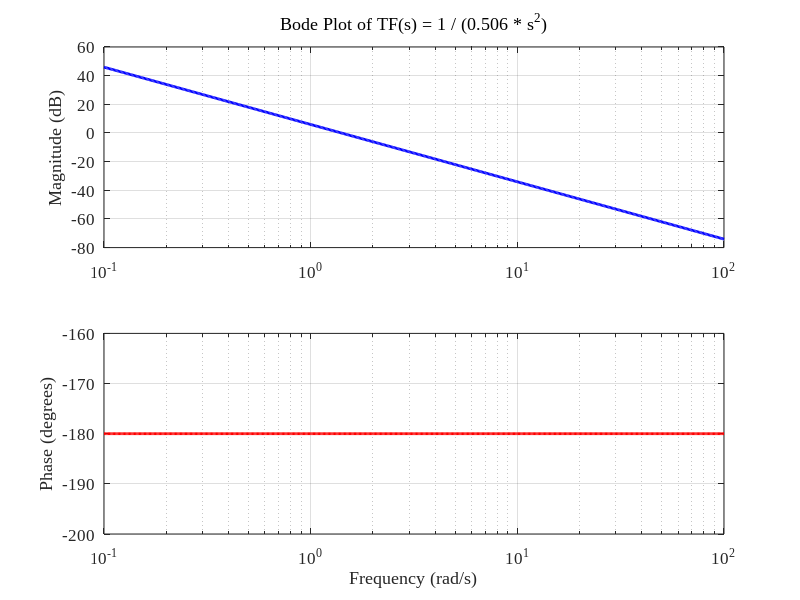

Recreate this plot in MATLAB.
close all;
clc
clear



m = 0.506;
Ixx = 8.12e-5;
Iyy = 8.12e-5;
Izz = 6.12e-5;

w = logspace(-1, 2, 500);   


mag = 20 * log10(1 ./ (m * w.^2));  % dB

% phases for each frequencies
phase = -180 * ones(size(w));

% Elevation
figure;

% Magnitude plot 
subplot(2, 1, 1);
semilogx(w, mag, 'b', 'LineWidth', 2);
grid on;
ylabel('Magnitude (dB)', 'FontName', 'Times New Roman','FontSize', 12, 'FontWeight', 'normal');
title('Bode Plot of TF(s) = 1 / (0.506 * s^2)', 'FontName', 'Times New Roman','FontSize', 12, 'FontWeight', 'normal');
set(gca, 'FontName', 'Times New Roman','FontSize', 12, 'FontWeight', 'normal');  

% Phase plot )
subplot(2, 1, 2);
semilogx(w, phase, 'r', 'LineWidth', 2);
grid on;
xlabel('Frequency (rad/s)', 'FontName', 'Times New Roman','FontSize', 12, 'FontWeight', 'normal');
ylabel('Phase (degrees)', 'FontName', 'Times New Roman','FontSize', 12, 'FontWeight', 'normal');
set(gca, 'FontName', 'Times New Roman','FontSize', 12, 'FontWeight', 'normal');  
